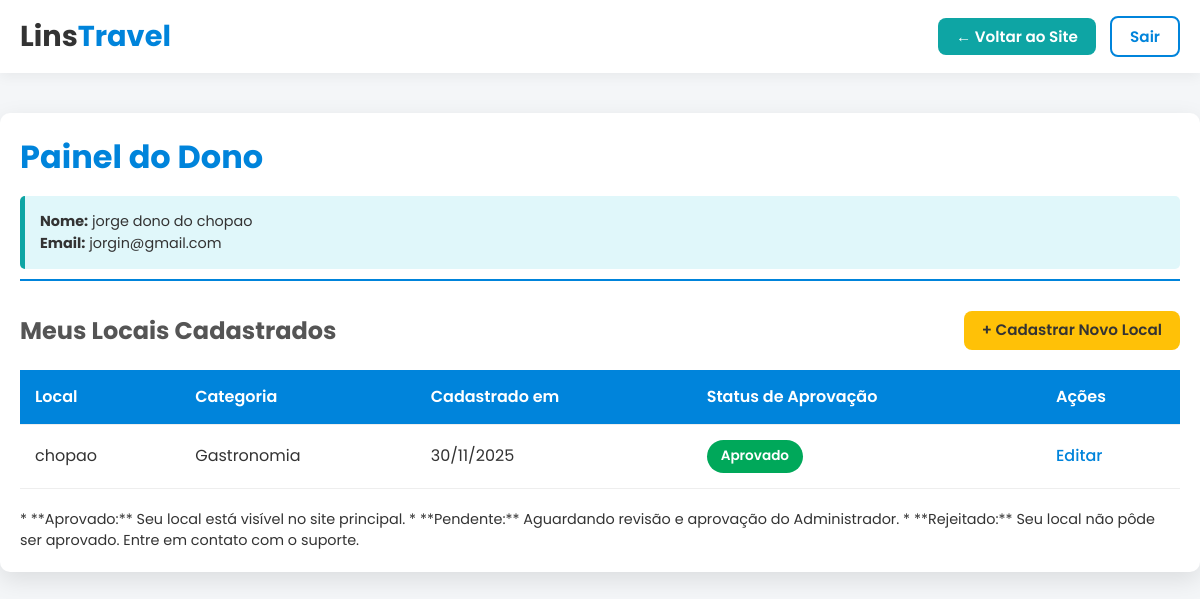
Before: /php/owner_dashboard.php (signed in) with the older database file.
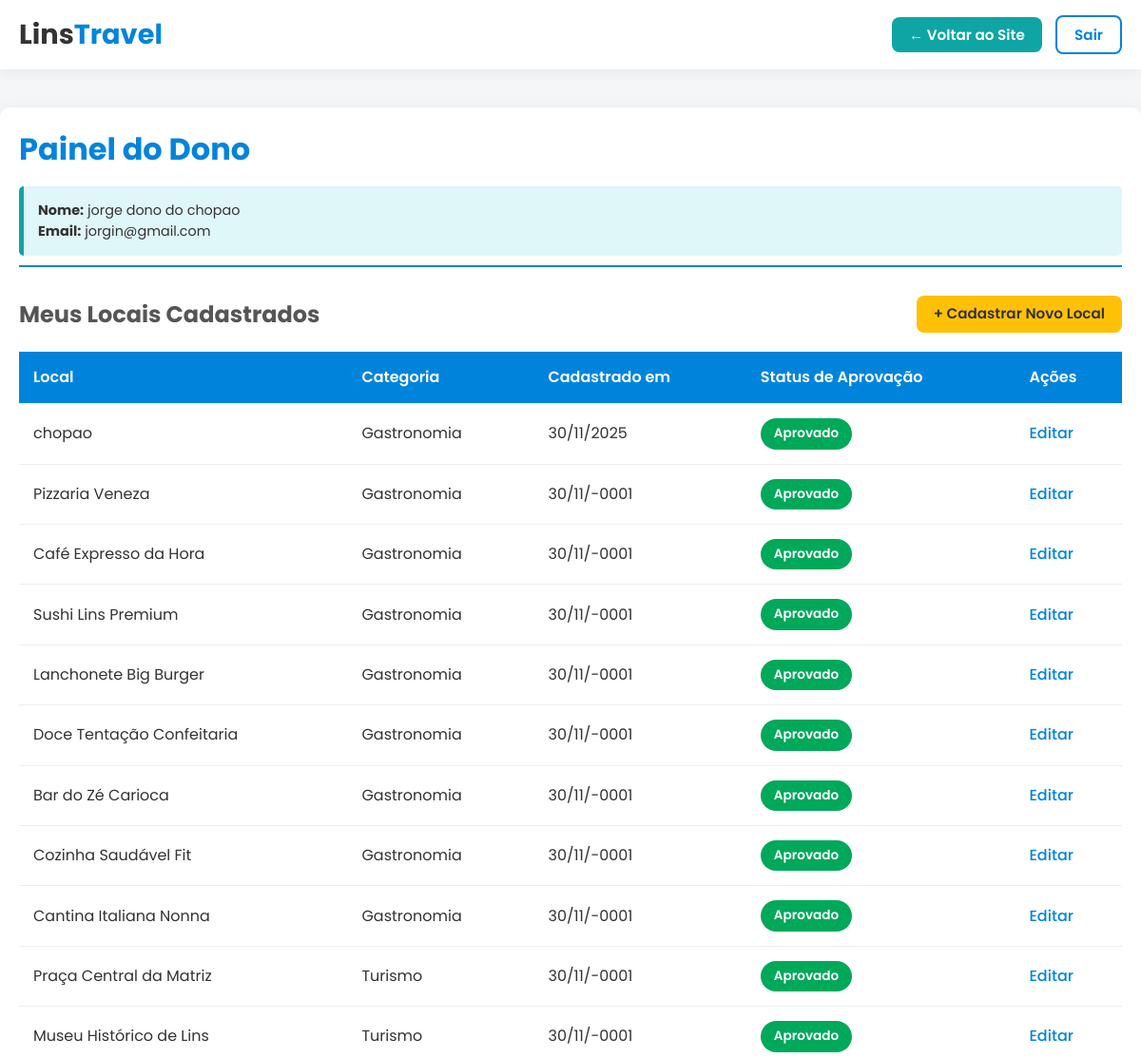
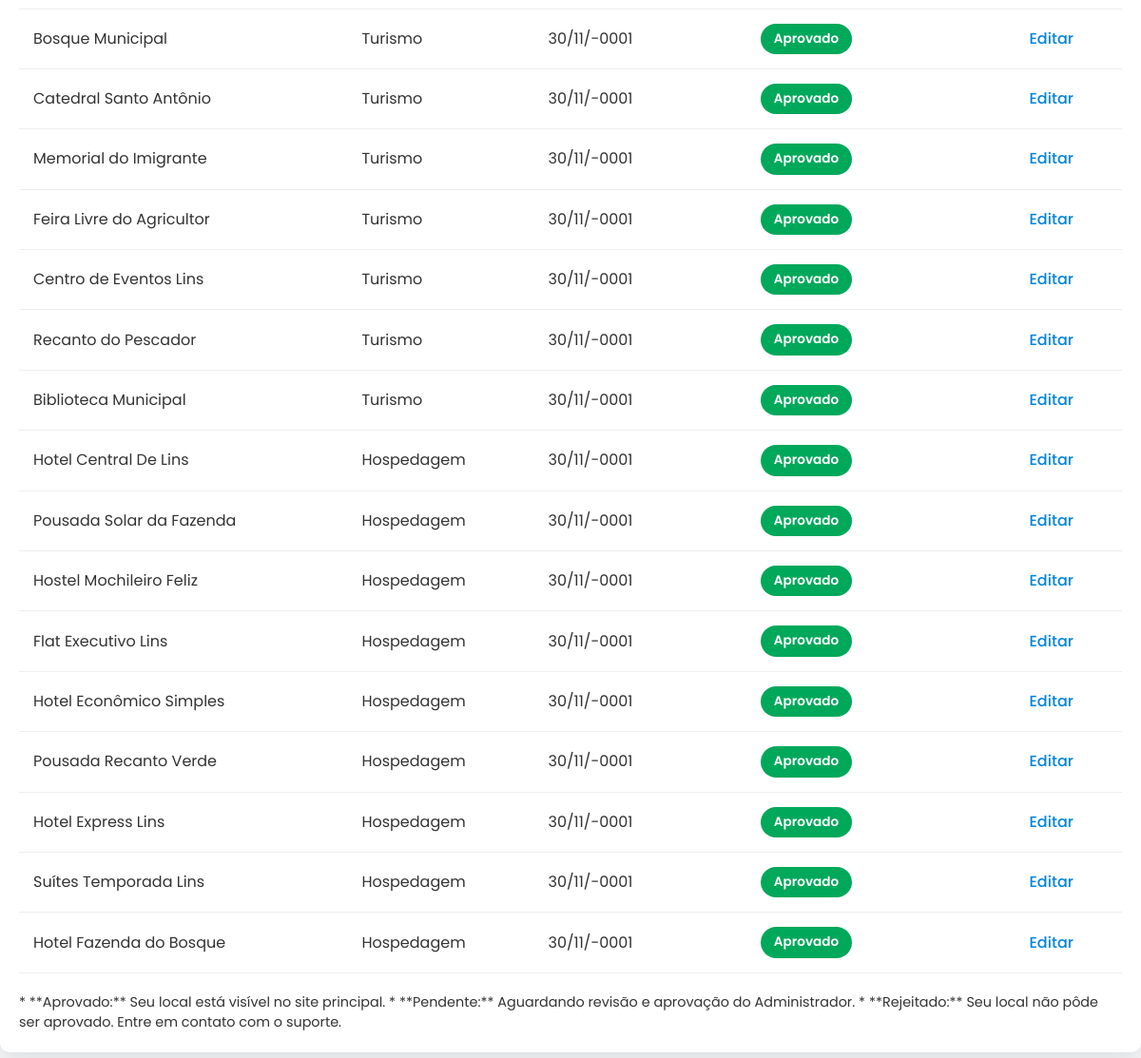
After: the same page with the newer database file (2 pictures, top to bottom).
### tables this page shows
CREATE TABLE `lugares` (
  `id` int(11) NOT NULL,
  `dono_id` int(11) NOT NULL,
  `nome` varchar(255) NOT NULL,
  `descricao` text NOT NULL,
  `endereco` varchar(255) NOT NULL,
  `imagem` varchar(255) NOT NULL,
  `categoria` enum('destaque','turismo','gastronomia','hospedagem') NOT NULL,
  `status_aprovacao` enum('pendente','aprovado','rejeitado','') NOT NULL,
  `estrelas_media` decimal(2,1) NOT NULL,
  `data_cadastro` datetime NOT NULL,
  `cep` varchar(10) DEFAULT NULL,
  `telefone` varchar(15) DEFAULT NULL
);

### php/owner_dashboard.php (the view, shortened to what this page needs)
<?php
include "conn.php";
$currentUserId = $_SESSION['user']['id'];
$userName = htmlspecialchars($_SESSION['user']['name']);
$userEmail = htmlspecialchars($_SESSION['user']['email']);
function buscarMeusLugares($pdo, $donoId) {
    $sql = "SELECT id, nome, categoria, status_aprovacao, data_cadastro FROM lugares WHERE dono_id = :donoId ORDER BY data_cadastro DESC";
    try {
        $stmt = $pdo->prepare($sql);
        $stmt->bindParam(':donoId', $donoId, PDO::PARAM_INT);
        $stmt->execute();
        return $stmt->fetchAll(PDO::FETCH_ASSOC);
    } catch (PDOException $e) {
        error_log("Erro ao buscar meus locais: " . $e->getMessage());
        return [];
    }
}
$meusLugares = buscarMeusLugares($pdo, $currentUserId);
?>
<!DOCTYPE html>
<html lang="pt-br">
<head>
    <link rel="stylesheet" href="../css/owner.css">
</head>
<body>
<nav class="navbar">
    <div class="nav-inner">
        <div class="brand"><a href="../index.php">Lins<span class="brand-accent">Travel</span></a></div>
        <div>
            <a href="../index.php" class="btn btn-back">← Voltar ao Site</a>
            <a href="logout.php" class="btn btn-outline">Sair</a>
        </div>
    </div>
</nav>
<div class="dashboard-container">
    <header class="dashboard-header">
        <h1>Painel do Dono</h1>
        <div class="profile-info">
            <p><strong>Nome:</strong> <?= $userName ?></p>
            <p><strong>Email:</strong> <?= $userEmail ?></p>
        </div>
    </header>
    <div class="action-bar">
        <h2>Meus Locais Cadastrados</h2>
        <a href="add_lugar.php" class="btn btn-primary">+ Cadastrar Novo Local</a>
    </div>
    <?php if (empty($meusLugares)): ?>
        <div style="padding: 20px; border: 1px dashed #ccc; text-align: center; margin-top: 20px; border-radius: 5px;">
            <p>Você ainda não cadastrou nenhum local.</p>
            <a href="add_lugar.php" class="btn btn-primary" style="margin-top: 10px;">Comece a Cadastrar Agora!</a>
        </div>
    <?php else: ?>
        <table class="data-table">
            <thead>
                <tr>
                    <th>Local</th>
                    <th>Categoria</th>
                    <th>Cadastrado em</th>
                    <th>Status de Aprovação</th>
                    <th>Ações</th>
                </tr>
            </thead>
            <tbody>
                <?php foreach ($meusLugares as $lugar): ?>
                    <tr>
                        <td><?= htmlspecialchars($lugar['nome']) ?></td>
                        <td><?= htmlspecialchars(ucfirst($lugar['categoria'])) ?></td>
                        <td><?= date('d/m/Y', strtotime($lugar['data_cadastro'])) ?></td>
                        <td>
                            <?php
                                $status = htmlspecialchars($lugar['status_aprovacao']);
                                $class  = "status-" . strtolower($status);
                                $displayStatus = match ($status) {
                                    'aprovado'  => 'Aprovado',
                                    'pendente'  => 'Pendente',
                                    'rejeitado' => 'Rejeitado',
                                    default     => 'Desconhecido',
                                };
                            ?>
                            <span class="status-badge <?= $class ?>"><?= $displayStatus ?></span>
                        </td>
                        <td>
                            <a href="edit_lugar.php?id=<?= $lugar['id'] ?>" class="action-link">Editar</a>
                        </td>
                    </tr>
                <?php endforeach; ?>
            </tbody>
        </table>
        <p style="margin-top: 20px; font-size: 0.9rem;">
            * **Aprovado:** Seu local está visível no site principal.
            * **Pendente:** Aguardando revisão e aprovação do Administrador.
            * **Rejeitado:** Seu local não pôde ser aprovado. Entre em contato com o suporte.
        </p>
    <?php endif; ?>
</div>
</body>
</html>

### css/owner.css (style rules this page uses)
* { margin: 0; padding: 0; box-sizing: border-box; }
body { font-family: "Poppins", Arial, sans-serif; background-color: #f4f6f8; color: #333; line-height: 1.5; }
.navbar { background-color: #ffffff; box-shadow: 0 4px 12px rgba(0,0,0,0.05); padding: 15px 0; position: sticky; top: 0; z-index: 100; }
.nav-inner { max-width: 1200px; margin: 0 auto; padding: 0 20px; display: flex; justify-content: space-between; align-items: center; }
.brand a { font-size: 1.8rem; font-weight: 700; color: #333; text-decoration: none; }
.brand-accent { color: #0084db; }
.btn { text-decoration: none; padding: 8px 18px; border-radius: 8px; font-weight: 600; border: none; cursor: pointer; font-size: 0.95rem; transition: background-color 0.3s, transform 0.2s; margin-left: 10px; }
.btn-primary { background-color: #ffc107; color: #333; }
.btn-back { background-color: #0ea5a4; color: white; }
.btn-outline { background-color: transparent; border: 2px solid #0084db; color: #0084db; }
.dashboard-container { max-width: 1200px; margin: 40px auto; padding: 20px; background: white; border-radius: 10px; box-shadow: 0 8px 25px rgba(0, 0, 0, 0.1); }
.dashboard-header { border-bottom: 2px solid #0084db; padding-bottom: 10px; margin-bottom: 30px; }
.dashboard-header h1 { font-size: 2rem; color: #0084db; margin: 0; }
.profile-info { margin-top: 15px; padding: 15px; background: #e0f7fa; border-left: 5px solid #0ea5a4; border-radius: 5px; font-size: 0.9rem; }
.action-bar { display: flex; justify-content: space-between; align-items: center; margin-bottom: 20px; }
.action-bar h2 { font-size: 1.5rem; color: #555; margin: 0; }
.data-table { width: 100%; border-collapse: collapse; margin-top: 20px; }
.data-table th, .data-table td { padding: 15px; text-align: left; border-bottom: 1px solid #eee; }
.data-table th { background-color: #0084db; color: white; font-weight: 600; }
.status-badge { padding: 6px 14px; border-radius: 20px; font-weight: 600; font-size: 0.85rem; color: white; display: inline-block; }
.status-aprovado { background-color: #00a85a; }
.action-link { color: #0084db; text-decoration: none; font-weight: 500; transition: color 0.2s; }

Changed rows visible on the page:
added lugares: nome "Pizzaria Veneza", categoria "Gastronomia", data_cadastro "30/11/-0001", status_aprovacao "Aprovado"
added lugares: nome "Café Expresso da Hora", categoria "Gastronomia", data_cadastro "30/11/-0001", status_aprovacao "Aprovado"
added lugares: nome "Sushi Lins Premium", categoria "Gastronomia", data_cadastro "30/11/-0001", status_aprovacao "Aprovado"
added lugares: nome "Lanchonete Big Burger", categoria "Gastronomia", data_cadastro "30/11/-0001", status_aprovacao "Aprovado"
added lugares: nome "Doce Tentação Confeitaria", categoria "Gastronomia", data_cadastro "30/11/-0001", status_aprovacao "Aprovado"
added lugares: nome "Bar do Zé Carioca", categoria "Gastronomia", data_cadastro "30/11/-0001", status_aprovacao "Aprovado"
added lugares: nome "Cozinha Saudável Fit", categoria "Gastronomia", data_cadastro "30/11/-0001", status_aprovacao "Aprovado"
added lugares: nome "Cantina Italiana Nonna", categoria "Gastronomia", data_cadastro "30/11/-0001", status_aprovacao "Aprovado"
added lugares: nome "Praça Central da Matriz", categoria "Turismo", data_cadastro "30/11/-0001", status_aprovacao "Aprovado"
added lugares: nome "Museu Histórico de Lins", categoria "Turismo", data_cadastro "30/11/-0001", status_aprovacao "Aprovado"
added lugares: nome "Bosque Municipal", categoria "Turismo", data_cadastro "30/11/-0001", status_aprovacao "Aprovado"
added lugares: nome "Catedral Santo Antônio", categoria "Turismo", data_cadastro "30/11/-0001", status_aprovacao "Aprovado"
added lugares: nome "Memorial do Imigrante", categoria "Turismo", data_cadastro "30/11/-0001", status_aprovacao "Aprovado"
added lugares: nome "Feira Livre do Agricultor", categoria "Turismo", data_cadastro "30/11/-0001", status_aprovacao "Aprovado"
added lugares: nome "Centro de Eventos Lins", categoria "Turismo", data_cadastro "30/11/-0001", status_aprovacao "Aprovado"
added lugares: nome "Recanto do Pescador", categoria "Turismo", data_cadastro "30/11/-0001", status_aprovacao "Aprovado"
added lugares: nome "Biblioteca Municipal", categoria "Turismo", data_cadastro "30/11/-0001", status_aprovacao "Aprovado"
added lugares: nome "Hotel Central De Lins", categoria "Hospedagem", data_cadastro "30/11/-0001", status_aprovacao "Aprovado"
added lugares: nome "Pousada Solar da Fazenda", categoria "Hospedagem", data_cadastro "30/11/-0001", status_aprovacao "Aprovado"
added lugares: nome "Hostel Mochileiro Feliz", categoria "Hospedagem", data_cadastro "30/11/-0001", status_aprovacao "Aprovado"
added lugares: nome "Flat Executivo Lins", categoria "Hospedagem", data_cadastro "30/11/-0001", status_aprovacao "Aprovado"
added lugares: nome "Hotel Econômico Simples", categoria "Hospedagem", data_cadastro "30/11/-0001", status_aprovacao "Aprovado"
added lugares: nome "Pousada Recanto Verde", categoria "Hospedagem", data_cadastro "30/11/-0001", status_aprovacao "Aprovado"
added lugares: nome "Hotel Express Lins", categoria "Hospedagem", data_cadastro "30/11/-0001", status_aprovacao "Aprovado"
added lugares: nome "Suítes Temporada Lins", categoria "Hospedagem", data_cadastro "30/11/-0001", status_aprovacao "Aprovado"
added lugares: nome "Hotel Fazenda do Bosque", categoria "Hospedagem", data_cadastro "30/11/-0001", status_aprovacao "Aprovado"
